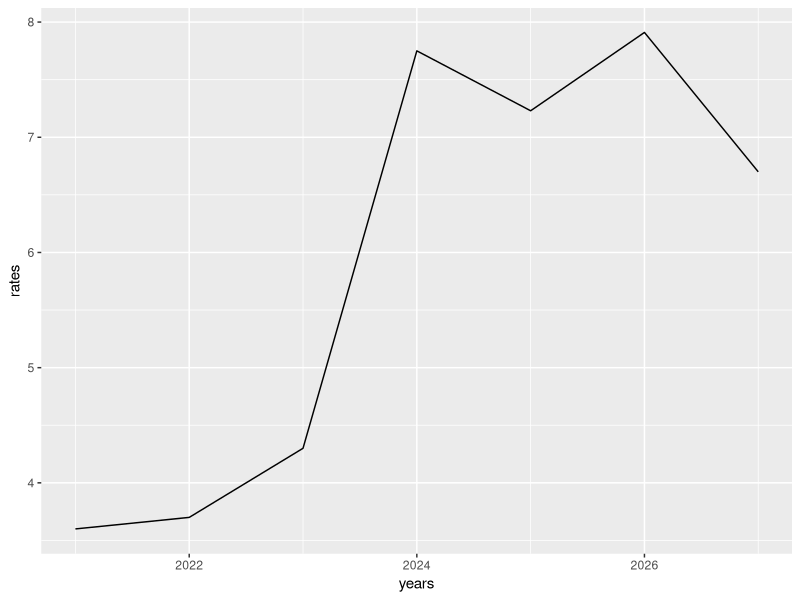

Write R code to recreate this figure.
## ---- chunk 1
#| label: fig-taxrates
#| fig-cap: "Yearly Property Tax Levy"
#| warning: false
#| echo: false
library(ggplot2)
years <- 2021:2027
rates <- c(3.6, 3.7, 4.3, 7.75, 7.23, 7.91, 6.7)
ggplot(data.frame(years, rates), aes(x=years,y=rates)) + geom_line()
